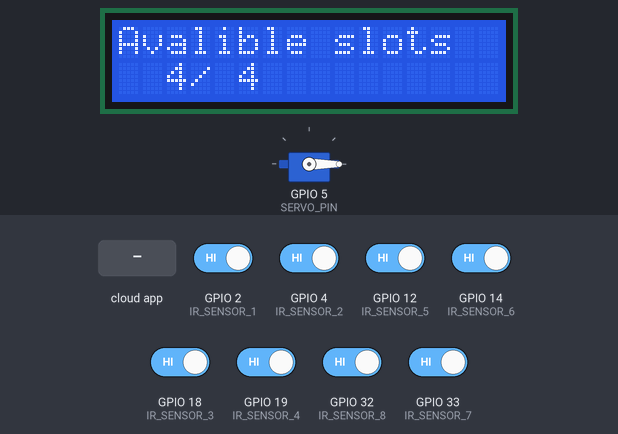
A sketch run on a simulated ESP32. Shown: 16×2 character LCD, servo. The inputs (shaded band) are chosen by the test bench; at power-on: GPIO 2 (IR_SENSOR_1), GPIO 4 (IR_SENSOR_2), GPIO 12 (IR_SENSOR_5), GPIO 14 (IR_SENSOR_6), GPIO 18 (IR_SENSOR_3), GPIO 19 (IR_SENSOR_4), GPIO 32 (IR_SENSOR_8), GPIO 33 (IR_SENSOR_7) HIGH. WiFi joins after 1.5 s; servers stay silent unless stated; the Firebase database answers and starts empty; what the sketch prints to the serial monitor is not drawn.

Above: at 7.1 s.
7.2 s: the phone or cloud app sets status to 1
At 9.1 s:
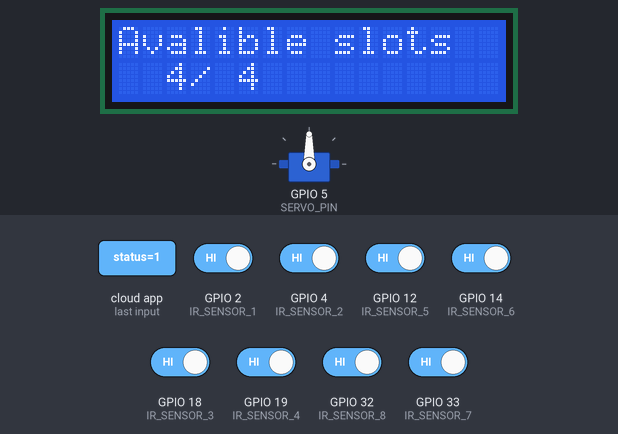
9.4 s: GPIO 2 (IR_SENSOR_1) driven LOW
13.9 s: GPIO 4 (IR_SENSOR_2) driven LOW
At 16.1 s:
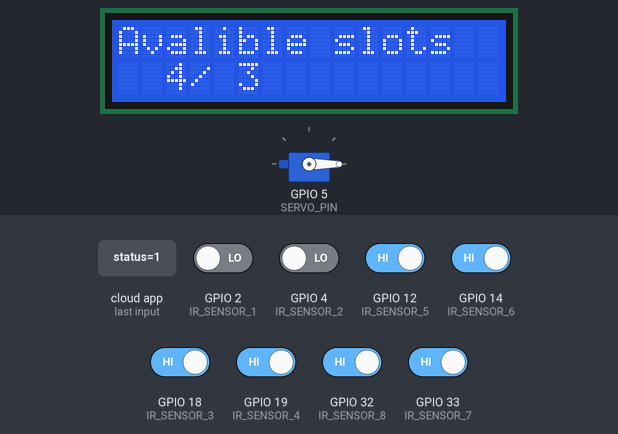
16.4 s: GPIO 14 (IR_SENSOR_6) driven LOW
20.5 s: GPIO 12 (IR_SENSOR_5) driven LOW
At 22.2 s:
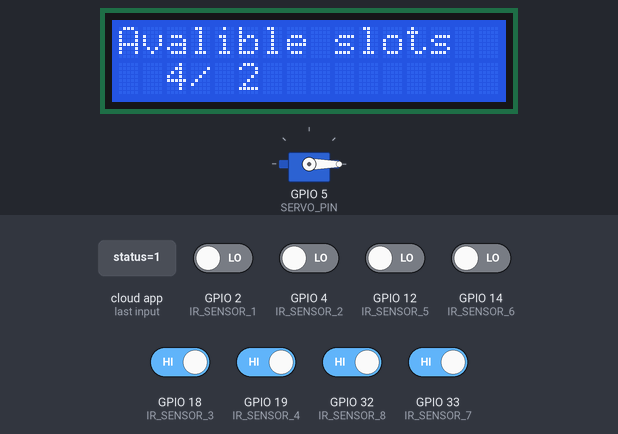
Timing chart, 0 to 23.7 s (numbered marks = the images above; inputs shaded):
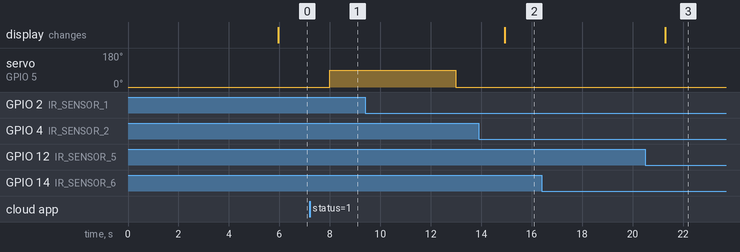

Measured:
- after the input at 7.2 s, servo on GPIO 5 (SERVO_PIN): 0° → 90° after 0.79 s
- after the input at 13.9 s, the display: changes after 1.0 s (image 2)
- after the input at 16.4 s, every drawn part: stays the same
- after the input at 20.5 s, the display: changes after 0.80 s (image 3)

The sketch:

parking_gate.ino
```cpp
#include <WiFi.h>
#include <FirebaseESP32.h>
#include <SPI.h>
#include <ESP32Servo.h>
#include <LiquidCrystal_I2C.h>

LiquidCrystal_I2C lcd(0x27, 16, 2);
//WiFi and Firebase Credentials

#define WIFI_SSID "TLT"
#define WIFI_PASSWORD "1209LT1108"

#define API_KEY "AIzaSyCV2TegSk-r8seMnc4KmBJxDCnreX9yLBw"
#define DATABASE_URL "https://parking-gate-d54d5-default-rtdb.firebaseio.com/"

#define IR_SENSOR_1 2    // GPIO2 for first MD0370
#define IR_SENSOR_2 4
#define IR_SENSOR_3 18
#define IR_SENSOR_4 19
#define IR_SENSOR_5 12
#define IR_SENSOR_6 14
#define IR_SENSOR_7 33
#define IR_SENSOR_8 32
int avalible;
#define SERVO_PIN 5

FirebaseData fbdo;
FirebaseAuth auth;
FirebaseConfig config;

Servo gateServo; // Servo object

// Debug helper functions
int count(int s1, int s2, int s3, int s4){
  int occupied = 0;
  if(s1 == 1) occupied++;
  if(s2 == 1) occupied++;
  if(s3 == 1) occupied++;
  if(s4 == 1) occupied++;
  return occupied;
}
void updateDisplay(int avalible) {
  lcd.clear();
  lcd.setCursor(0, 0);
  lcd.print("Avalible slots");
  lcd.setCursor(2, 1);
  lcd.print("4/");          // Total slots (example)
  lcd.setCursor(5, 1);
  lcd.print(avalible);
}
void debugSetFloat(const char* path, float val) {
  if (Firebase.setFloat(fbdo, path, val)) {
    Serial.printf("[OK] %s = %.2f\n", path, val);
  } else {
    Serial.printf("[ERR] set %s -> %s\n", path, fbdo.errorReason().c_str());
  }
}

void debugSetInt(const char* path, int val) {
  if (Firebase.setInt(fbdo, path, val)) {
    Serial.printf("[OK] %s = %d\n", path, val);
  } else {
    Serial.printf("[ERR] set %s -> %s\n", path, fbdo.errorReason().c_str());
  }
}

void debugSetString(const char* path, const String &val) {
  if (Firebase.setString(fbdo, path, val)) {
    Serial.printf("[OK] %s = %s\n", path, val.c_str());
  } else {
    Serial.printf("[ERR] set %s -> %s\n", path, fbdo.errorReason().c_str());
  }
}

void setup() {

  lcd.init();
  lcd.clear();
  lcd.backlight();  // Make sure backlight is on
  lcd.setCursor(3, 0);
  lcd.print("..WELCOME..");
  delay(2000);

  // Print a message on both lines of the LCD.
  // lcd.setCursor(2, 0);  //Set cursor to character 2 on line 0
  // lcd.print("Hello world!");

  // lcd.setCursor(2, 1);  //Move cursor to character 2 on line 1
  // lcd.print(avalible);

  Serial.end();  // Close any existing serial connection
  delay(1000);   // Wait a second
  Serial.begin(115200);  // Reopen serial

  delay(10);

  Serial.println("\n--- START ---");

  // WiFi connection
  WiFi.begin(WIFI_SSID, WIFI_PASSWORD);
  Serial.print("Connecting to Wi-Fi");
  unsigned long start = millis();
  while (WiFi.status() != WL_CONNECTED) {
    Serial.print(".");
    delay(300);
    if (millis() - start > 20000) {
      Serial.println("\nFailed to connect to WiFi within 20s - check credentials.");
      break;
    }
  }
  if (WiFi.status() == WL_CONNECTED) {
    Serial.println("\nConnected to WiFi");
    Serial.print("IP: "); Serial.println(WiFi.localIP());
  }

  // Firebase setup
  config.api_key = API_KEY;
  // IMPORTANT: use database host only (no https:// and no trailing slash)
  config.database_url = DATABASE_URL;

  // Anonymous sign-in
  if (Firebase.signUp(&config, &auth, "", "")) {
      Serial.println("Firebase signup OK");
  } else {
      Serial.printf("Firebase signup failed: %s\n", config.signer.signupError.message.c_str());
  }

  Firebase.begin(&config, &auth);
  Firebase.reconnectWiFi(true);

  // Short delay then test a write right away so we can see any error
  delay(1200);

  Serial.print("Firebase.ready(): ");
  Serial.println(Firebase.ready() ? "true" : "false");

  // Test write to see if auth/database is OK
  if (Firebase.setInt(fbdo, "/test/wifi_connected", 1)) {
    Serial.println("Test write OK -> /test/wifi_connected = 1");
  } else {
    Serial.print("Test write failed: ");
    Serial.println(fbdo.errorReason());
  }

  // Initialize IR sensor pins as input
  pinMode(IR_SENSOR_1, INPUT);
  pinMode(IR_SENSOR_2, INPUT);
  pinMode(IR_SENSOR_3, INPUT);
  pinMode(IR_SENSOR_4, INPUT);
  pinMode(IR_SENSOR_5, INPUT);
  pinMode(IR_SENSOR_6, INPUT);
  pinMode(IR_SENSOR_7, INPUT);
  pinMode(IR_SENSOR_8, INPUT);

  // Attach servo
  gateServo.attach(SERVO_PIN);
  gateServo.write(0); // Start closed
}

void loop() {


  // Print firebase readiness status (so we can see progress in serial)
  static unsigned long lastStatus = 0;
  if (millis() - lastStatus > 5000) {
    Serial.print("Firebase.ready(): ");
    Serial.println(Firebase.ready() ? "true" : "false");
    lastStatus = millis();
  }

  // If Firebase is not ready, keep trying but don't return immediately (so serial remains active)
  if (!Firebase.ready()) {
    // If not ready for a long time, print last error (if any)
    if (fbdo.httpCode() != 0) {
      Serial.print("Last Firebase HTTP code: ");
      Serial.println(fbdo.httpCode());
      Serial.print("Last error: ");
      Serial.println(fbdo.errorReason());
    }
    delay(1000);
    return;
  }

  bool sensor1_detected = !digitalRead(IR_SENSOR_1);  // Invert: LOW means detected
  bool sensor2_detected = !digitalRead(IR_SENSOR_2);
  bool sensor3_detected = !digitalRead(IR_SENSOR_3);
  bool sensor4_detected = !digitalRead(IR_SENSOR_4);
  bool sensor5_detected = !digitalRead(IR_SENSOR_5);
  bool sensor6_detected = !digitalRead(IR_SENSOR_6);
  bool sensor7_detected = !digitalRead(IR_SENSOR_7);
  bool sensor8_detected = !digitalRead(IR_SENSOR_8);

  int status1 = (sensor1_detected && sensor2_detected) ? 1 : 0;
  int status2 = (sensor3_detected && sensor4_detected) ? 1 : 0;
  int status3 = (sensor5_detected && sensor6_detected) ? 1 : 0;
  int status4 = (sensor7_detected && sensor8_detected) ? 1 : 0;

  int occupied = count(status1, status2, status3, status4);
  avalible = 4 - occupied;  // Available = Total - Occupied
  updateDisplay(avalible);


  // Print current status
  Serial.printf("Sensor1: %s | Sensor2: %s | Status: %d\n",
                sensor1_detected ? "DETECTED" : "CLEAR",
                sensor2_detected ? "DETECTED" : "CLEAR",
                status1);
  debugSetFloat("Sensor/S2", status1);

  Serial.printf("Sensor3: %s | Sensor4: %s | Status: %d\n",
                sensor3_detected ? "DETECTED" : "CLEAR",
                sensor4_detected ? "DETECTED" : "CLEAR",
                status2);
  debugSetFloat("Sensor/S4", status2);

   Serial.printf("Sensor5: %s | Sensor6: %s | Status: %d\n",
                sensor5_detected ? "DETECTED" : "CLEAR",
                sensor6_detected ? "DETECTED" : "CLEAR",
                status3);
  debugSetFloat("Sensor/S6", status3);

   Serial.printf("Sensor7: %s | Sensor8: %s | Status: %d\n",
                sensor7_detected ? "DETECTED" : "CLEAR",
                sensor8_detected ? "DETECTED" : "CLEAR",
                status4);
  debugSetFloat("Sensor/S8", status4);


  // Read gate control value, gate controll
  if (Firebase.getInt(fbdo, "gate_status/current/status")) {
    int gateVal = fbdo.intData();
    Serial.printf("Gate value from Firebase: %d\n", gateVal);

    if (gateVal == 1) {
      gateServo.write(90); // Open gate
      delay(5000);
      gateServo.write(0);  // Close gate
      debugSetFloat("gate_status/current/status", 0);
    }
  } else {
    Serial.print("Failed to read Gate value: ");
    Serial.println(fbdo.errorReason());
  }


  delay(500);

}
```
